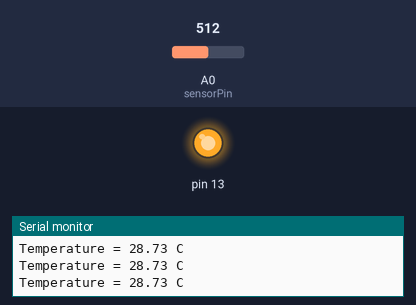
Bench run of a sketch on a simulated Arduino Uno, built with avr-gcc and run on an emulated ATmega328P. On the bench: output pins drawn as LEDs (lit = HIGH), the last lines printed to the serial monitor. Inputs (shaded band) come from the test bench; at power-on: A0 (sensorPin) = 512.

Above: at 1.2 s.
1.3 s: A0 (sensorPin) set to 525
4.3 s: A0 (sensorPin) set to 551
At 4.6 s:
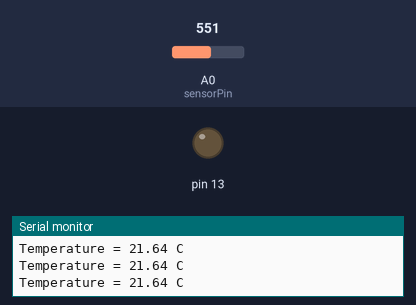
5.8 s: A0 (sensorPin) set to 511
At 7.0 s:
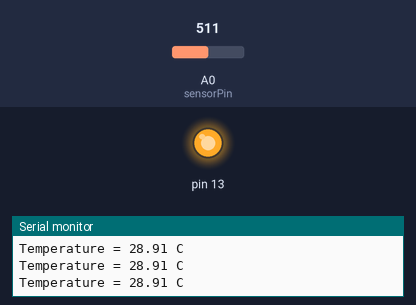
7.3 s: A0 (sensorPin) set to 716
At 7.8 s:
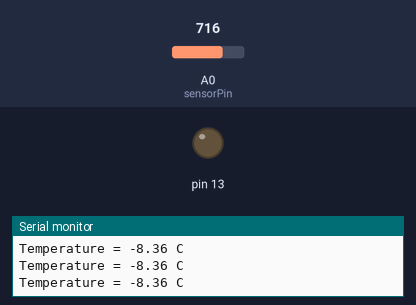
Timing chart, 0 to 9.8 s (numbered marks = the images above; inputs shaded):
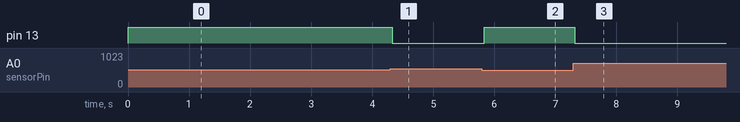

The sketch:

Temperatura.ino
```cpp
int sensorPin = A0; // select the input pin for the potentiometer
int sensorValue = 0; // variable to store the value coming from the sensor


float i = 0;
float fixtemp = 20.;
int fixInput = 560;
float fixedDegreeValue = 5.5;

void setup ()
{
  pinMode(13, OUTPUT);
  Serial.begin (9600);
}

void loop ()
{
  sensorValue = analogRead(sensorPin);
  if (sensorValue > fixInput ){

    i = sensorValue - fixInput;
    i = i /fixedDegreeValue;
    Serial.print("Temperature = ");
    fixtemp = fixtemp - i;
    Serial.print(fixtemp);
    Serial.println(" C");
  }
  else if(sensorValue < fixInput) //thea cup
  {
     i =  fixInput - sensorValue;
    i = i /fixedDegreeValue;
    fixtemp = fixtemp + i;

    Serial.print("Temperature = ");
    Serial.print(fixtemp);
    Serial.println(" C");
  }
  else if(sensorValue == fixInput ){

    Serial.println(" temperature  = 20 C");

  }
  if(fixtemp >25.5){
    digitalWrite(13, HIGH);
  }
  if(fixtemp <24.5){
    digitalWrite(13,LOW);
  }
  fixtemp = 20;
}
```

Measured:
- the behaviour switches between 535 and 536 on A0 (sensorPin) (found by bisection; images 0 and 1)
- after the input at 4.3 s, pin 13: HIGH → LOW at once
- after the input at 5.8 s, pin 13: LOW → HIGH at once
- after the input at 7.3 s, pin 13: HIGH → LOW at once
